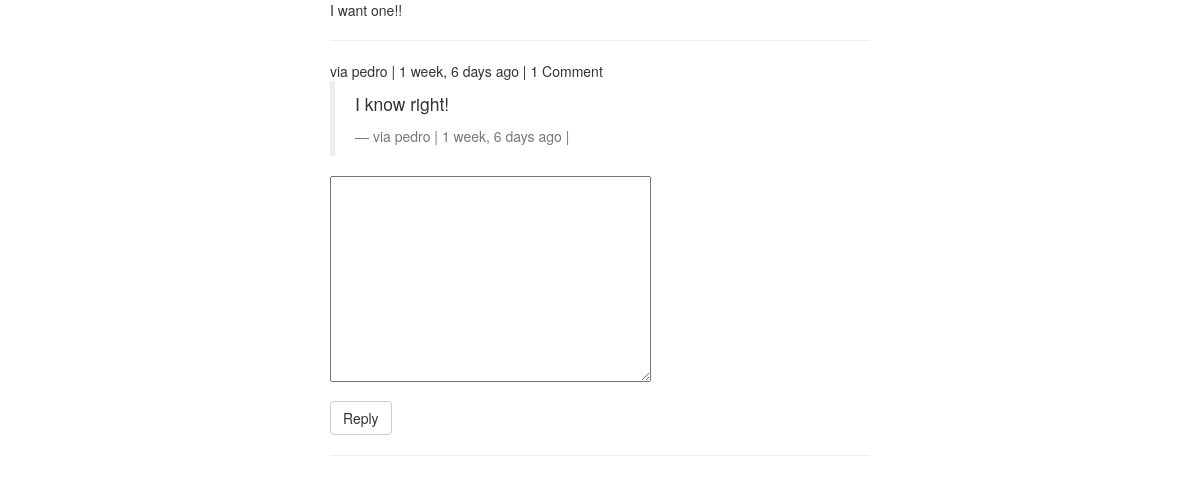
Screenshot of /comments/3/ with the database file from the repository.
### comments/models.py (models this page shows, shortened)
class Comment(models.Model):
    user = models.ForeignKey(settings.AUTH_USER_MODEL, default=1)
    content_type = models.ForeignKey(ContentType, on_delete=models.CASCADE)
    object_id = models.PositiveIntegerField()
    content_object = GenericForeignKey('content_type', 'object_id')
    parent = models.ForeignKey('self', null=True, blank=True)
    content = models.TextField()
    timestamp = models.DateTimeField(auto_now_add=True)
    objects = CommentManager()
    class Meta:
        ordering = ['-timestamp']
    def children(self):
        return Comment.objects.filter(parent=self)
    @property
    def is_parent(self):
        if self.parent is not None:
            return False
        return True

### comments/views.py (the view, shortened to what this page needs)
# urls.py: url(r'^(?P<id>\d+)/$', comment_thread, name='thread'),
def comment_thread(request, id):
    try:
        comment = Comment.objects.get(id=id)
    except:
        raise Http404
    if not comment.is_parent:
        comment = comment.parent
    content_object = comment.content_object  # Post that the comment is on
    content_id = comment.content_object.id
    initial_data = {
        'content_type': comment.content_type,
        'object_id': comment.object_id
    }
    comment_form = CommentForm(request.POST or None, initial=initial_data)
    context = {
        'comment': comment,
        'comment_form': comment_form,
    }
    return render(request, 'comment_thread.html', context)

### comments/forms.py
class CommentForm(forms.Form):
    content_type = forms.CharField(widget=forms.HiddenInput)
    object_id = forms.IntegerField(widget=forms.HiddenInput)
    content = forms.CharField(label='', widget=forms.Textarea)

### templates/comment_thread.html (shortened to what this page needs)
{% extends "base.html" %}
{% load urlify %}
{% block content %}
    <div class='col-sm-6 col-sm-offset-3'>
        <p>{{ comment.content }}</p>
        <hr>
        <footer>via {{ comment.user }} | {{ comment.timestamp|timesince }} ago | {% if comment.children.count > 0 %} {{ comment.children.count }} Comment{% endif %} </footer>
        <div>
            {% for child_comment in comment.children %}
                <blockquote>
                    <p>{{ child_comment.content }}</p>
                    <footer>via {{ child_comment.user }} | {{ child_comment.timestamp|timesince }} ago | {% if request.user == child_comment.user %}<a href="{{ child_comment.get_delete_url }}">Delete</a> {% endif %}</footer>
                </blockquote>
            {% endfor %}
            <form method="POST" action=".">
                <div class="form-group">
                    {{ comment_form }}
                </div>
                <input type="submit" class="btn btn-default" value="Reply">
            </form>
        </div>
        <hr>
    </div>
{% endblock content %}

### rows the page displays
Comment: content "I want one!!", user "pedro", timestamp "1 week, 6 days", children.count "1"
Comment: content "I know right!", user "pedro", timestamp "1 week, 6 days"
